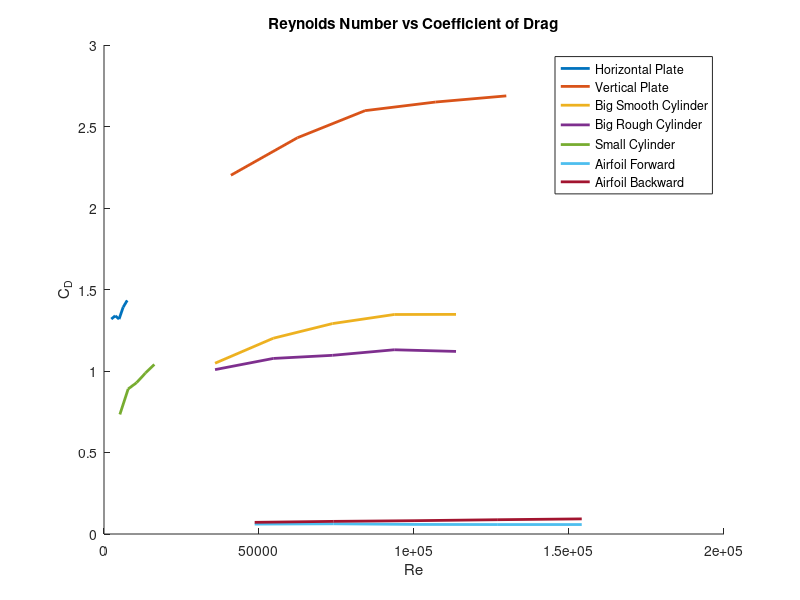

The MATLAB source for this figure:
clear;
clc;

freq = [10 15 20 25 30]; %hz
velocity = [5.93 9.04 12.2 15.5 18.8]; %m/s
rho = 1.225; %kg/m^3
mu = 18.03e-6;
LBtoN = 4.44822;
in2tom2 = 0.00064516;

%in pounds
Hplatelift = [0.063529
0.148943
0.272006
0.453419
0.692679
]';

Hplatedrag = [0.016655
0.039291
0.070476
0.120061
0.181924]';

Vplatelift = [0.024719
0.027994
0.024357
0.013236
-0.019034
]';

Vplatedrag = [0.481285
1.235417
2.403945
3.959387
5.907503
]';

Smcylinderlift = [0.025972
0.025783
0.028623
0.032107
0.039112
]';

Smcylinderdrag = [0.019478
0.054919
0.104369
0.179207
0.277661
]';

Bgsmoothcylinderlift = [0.020951
0.028739
0.028126
0.040073
0.027921
]';

Bgsmoothcylinderdrag = [0.194729
0.518748
1.015567
1.710088
2.517111
]';

Bgroughcylinderlift = [0.03125
0.029535
0.006372
-0.013603
-0.099797
]';

Bgroughcylinderdrag = [0.18745
0.465239
0.862391
1.435319
2.092639
]';

foilforwardlift = [0.097555
0.225229
0.405033
0.656667
0.964736
]';

foilforwarddrag = [0.010352
0.02479
0.042452
0.067598
0.099506
]';

foilbackwardlift = [0.044997
0.070272
0.106708
0.164918
0.248158
]';

foilbackwarddrag = [0.012218
0.030752
0.05899
0.102169
0.159117
]';

Hplatedrag = LBtoN.*Hplatedrag;
Vplatedrag = LBtoN.*Vplatedrag;
Smcylinderdrag = LBtoN.*Smcylinderdrag;
Bgsmoothcylinderdrag = LBtoN.*Bgsmoothcylinderdrag;
Bgroughcylinderdrag = LBtoN.*Bgroughcylinderdrag;
foilforwarddrag = LBtoN.*foilforwarddrag;
foilbackwarddrag = LBtoN.*foilbackwarddrag;

HplateA = in2tom2 * (0.231*17.5);
VplateA = in2tom2 * (4*17.5);
BgsmoothA = in2tom2 * (17*3.5);
BgroughA = BgsmoothA;
Smcylinder = in2tom2 * (17*0.5);
AirfoilA = in2tom2 * (4.75 * 11.5);

CD_hplate = zeros(1,5);
CD_vplate = zeros(1,5);
CD_bgsmooth = zeros(1,5);
CD_bgrough = zeros(1,5);
CD_small = zeros(1,5);
CD_foilforward = zeros(1,5);
CD_foilbackward = zeros(1,5);

Re_hplate = zeros(1,5);
Re_vplate = zeros(1,5);
Re_bgsmooth = zeros(1,5);
Re_small = zeros(1,5);
Re_foil = zeros(1,5);

for x = 1:5
    CD_hplate(x) = Hplatedrag(x) / (.5 * rho * velocity(x)*velocity(x) * HplateA);
    CD_vplate(x) = Vplatedrag(x) / (.5 * rho * velocity(x)*velocity(x) * VplateA);
    CD_bgsmooth(x) = Bgsmoothcylinderdrag(x) /  (.5 * rho * velocity(x)*velocity(x) * BgsmoothA);
    CD_bgrough(x) = Bgroughcylinderdrag(x) / (.5 * rho * velocity(x)*velocity(x) * BgsmoothA);
    CD_small(x) = Smcylinderdrag(x) / (.5 * rho * velocity(x)*velocity(x) * Smcylinder);
    CD_foilforward(x) = foilforwarddrag(x) / (.5 * rho * velocity(x)*velocity(x) * AirfoilA);
    CD_foilbackward(x) = foilbackwarddrag(x) / (.5 * rho * velocity(x)*velocity(x) * AirfoilA);
    
    Re_hplate(x) = (rho * velocity(x) *  0.0058674) / mu;
    Re_vplate(x) = (rho * velocity(x) *  0.1016) / mu;
    Re_bgsmooth(x) = (rho * velocity(x) * 0.0889 ) / mu;
    Re_small(x) = (rho * velocity(x) *  0.0127) / mu;
    Re_foil(x) = (rho * velocity(x) *  0.12065) / mu;
    
end

hold on

plot(Re_hplate,CD_hplate,'Linewidth',2);
plot(Re_vplate,CD_vplate,'Linewidth',2);
plot(Re_bgsmooth,CD_bgsmooth,'Linewidth',2);
plot(Re_bgsmooth,CD_bgrough,'Linewidth',2);
plot(Re_small,CD_small,'Linewidth',2);
plot(Re_foil,CD_foilforward,'Linewidth',2);
plot(Re_foil,CD_foilbackward,'Linewidth',2);
title("Reynolds Number vs Coefficient of Drag")
ylabel("C_D")
xlabel("Re")
legend("Horizontal Plate","Vertical Plate","Big Smooth Cylinder"...
    ,"Big Rough Cylinder","Small Cylinder","Airfoil Forward","Airfoil Backward");
